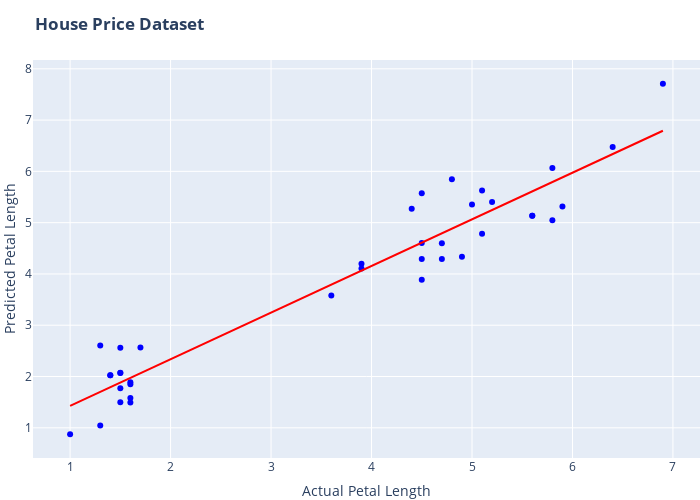

The cell this chart's notebook holds for it:
### Markdown cell above
**In the Tutorial Completion Document, describe your findings.**

Report and discuss the three regression evaluation metrics (MAE, MSE, and RMSE) while predicting the `petal_length` using `sepal_width` and `sepal_length` with 75% train and 25% test data. Plot the actual and predicted values.

### Code cell
import pandas as pd
import plotly.express as px
from sklearn import metrics
from sklearn.linear_model import LinearRegression
from sklearn.model_selection import train_test_split

# Reading the CSV file
df = pd.read_csv(fpath + 'iris.csv')

# Splitting the data into training and testing datasets
X = df[['sepal_length', 'sepal_width']]
y = df['petal_length']
X_train, X_test, y_train, y_test = train_test_split(X, y, test_size=0.25, random_state=42)

# Training the Linear Regression model
lr = LinearRegression()
lr.fit(X_train, y_train)

# Predicting the petal_length for the test data
y_pred = lr.predict(X_test)

# Regression evaluation metrics
mae = metrics.mean_absolute_error(y_test, y_pred)
mse = metrics.mean_squared_error(y_test, y_pred)
rmse = metrics.mean_squared_error(y_test, y_pred, squared=False)

print('Mean Absolute Error (MAE):', mae)
print('Mean Squared Error (MSE):', mse)
print('Root Mean Squared Error (RMSE):', rmse)

# Plotting the actual and predicted values
fig = px.scatter(x=y_test, y=y_pred,
                 trendline='ols',  # Ordinary Least Square (OLS) with plotly.express
                 trendline_color_override='red').update_traces(marker=dict(color='blue'))

fig.update_layout(title='<b>House Price Dataset</b>',
                  xaxis_title='Actual Petal Length',
                  yaxis_title='Predicted Petal Length',
                  autosize=False,
                  width=700,
                  height=500,
                  margin=dict(
                      l=0,
                      r=0,
                      b=0,
                  ), )

fig.show()

### Figure 1 — Plotly figure (JSON) as saved in the notebook; plotly's stock layout.template omitted (floating-point values rounded to 4 significant figures)
{"data": [{"hovertemplate": "x=%{x}<br>y=%{y}<extra></extra>", "legendgroup": "", "marker": {"color": "blue", "symbol": "circle"}, "mode": "markers", "name": "", "orientation": "v", "showlegend": false, "type": "scatter", "x": [4.7, 1.7, 6.9, 4.5, 4.8, 1.5, 3.6, 5.1, 4.5, 3.9, 5.1, 1.4, 1.3, 1.5, 1.5, 4.7, 5.8, 3.9, 4.5, 5.6, 1.6, 4.9, 1.6, 5.6, 6.4, 5.2, 5.8, 5.9, 1.4, 1.6, 1, 1.5, 4.4, 1.6, 1.3, 5, 4.5, 1.5], "xaxis": "x", "y": [4.6, 2.564, 7.71, 4.29, 5.845, 2.56, 3.578, 5.625, 5.572, 4.199, 4.781, 2.023, 2.606, 2.068, 1.497, 4.293, 5.046, 4.108, 3.888, 5.133, 1.58, 4.335, 1.849, 5.133, 6.477, 5.402, 6.064, 5.315, 2.023, 1.89, 0.8724, 1.769, 5.27, 1.493, 1.046, 5.353, 4.604, 2.072], "yaxis": "y"}, {"hovertemplate": "<b>OLS trendline</b><br>y = 0.909213 * x + 0.518406<br>R<sup>2</sup>=0.917838<br><br>x=%{x}<br>y=%{y} <b>(trend)</b><extra></extra>", "legendgroup": "", "line": {"color": "red"}, "marker": {"color": "blue", "symbol": "circle"}, "mode": "lines", "name": "", "showlegend": false, "type": "scatter", "x": [1, 1.3, 1.3, 1.4, 1.4, 1.5, 1.5, 1.5, 1.5, 1.5, 1.6, 1.6, 1.6, 1.6, 1.7, 3.6, 3.9, 3.9, 4.4, 4.5, 4.5, 4.5, 4.5, 4.7, 4.7, 4.8, 4.9, 5, 5.1, 5.1, 5.2, 5.6, 5.6, 5.8, 5.8, 5.9, 6.4, 6.9], "xaxis": "x", "y": [1.428, 1.7, 1.7, 1.791, 1.791, 1.882, 1.882, 1.882, 1.882, 1.882, 1.973, 1.973, 1.973, 1.973, 2.064, 3.792, 4.064, 4.064, 4.519, 4.61, 4.61, 4.61, 4.61, 4.792, 4.792, 4.883, 4.974, 5.064, 5.155, 5.155, 5.246, 5.61, 5.61, 5.792, 5.792, 5.883, 6.337, 6.792], "yaxis": "y"}], "layout": {"autosize": false, "height": 500, "legend": {"tracegroupgap": 0}, "margin": {"b": 0, "l": 0, "r": 0, "t": 60}, "title": {"text": "<b>House Price Dataset</b>"}, "width": 700, "xaxis": {"anchor": "y", "domain": [0, 1], "title": {"text": "Actual Petal Length"}}, "yaxis": {"anchor": "x", "domain": [0, 1], "title": {"text": "Predicted Petal Length"}}}}
